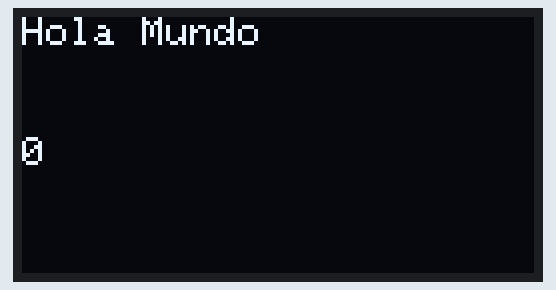
Simulated run of this sketch. Board: Arduino Uno, built with avr-gcc and run on an emulated ATmega328P. On the bench: 128×64 one-colour display.

Above: at 0.1 s.
At 4.2 s:
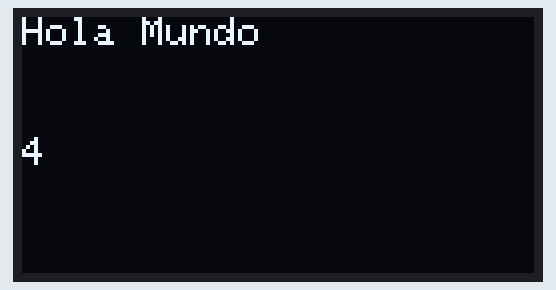
At 7.3 s:
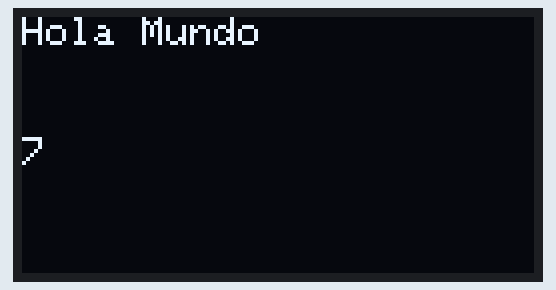
At 18.6 s:
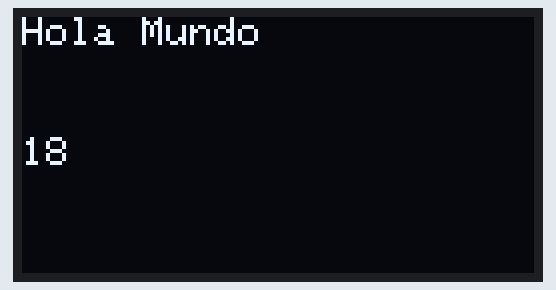
At 27.9 s:
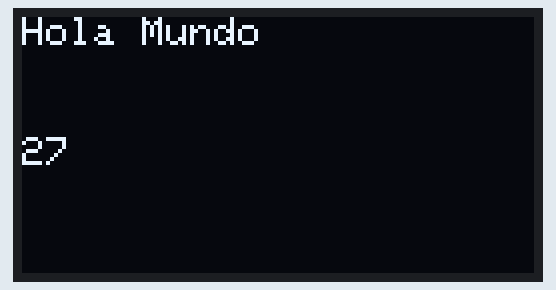
At 38.1 s:
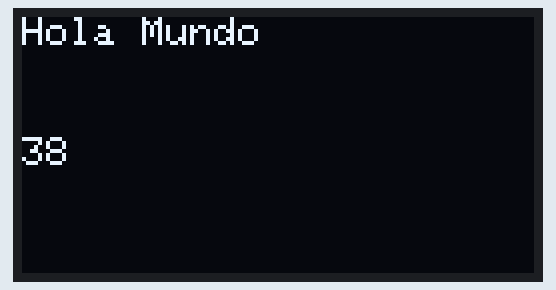

Measured:
- what the display in image 1 shows lasts 1.0 s, from 4.2 s to 5.2 s

The sketch:

message.ino
```cpp
/*
    Display message on OLED

    Install Libraries:
     - Adafruit_GFX_Library
     - Adafruit_SSD1306_Wemos_Mini_OLED: https://github.com/stblassitude/Adafruit_SSD1306_Wemos_OLED
*/

#include <Wire.h>
#include <Adafruit_GFX.h>
#include <Adafruit_SSD1306.h>

//0x31
#define OLED_RESET -1
Adafruit_SSD1306 display(OLED_RESET);

void setup()
{
    display.begin(SSD1306_SWITCHCAPVCC, 0x3C);
}

void loop()
{
    display.clearDisplay();
    display.setTextSize(1);
    display.setCursor(0, 0);
    display.setTextColor(WHITE);
    display.println("Hola Mundo");
    display.setCursor(0, 30);
    display.println(millis()/1000);
    display.display();
    delay(1000);
}
```
